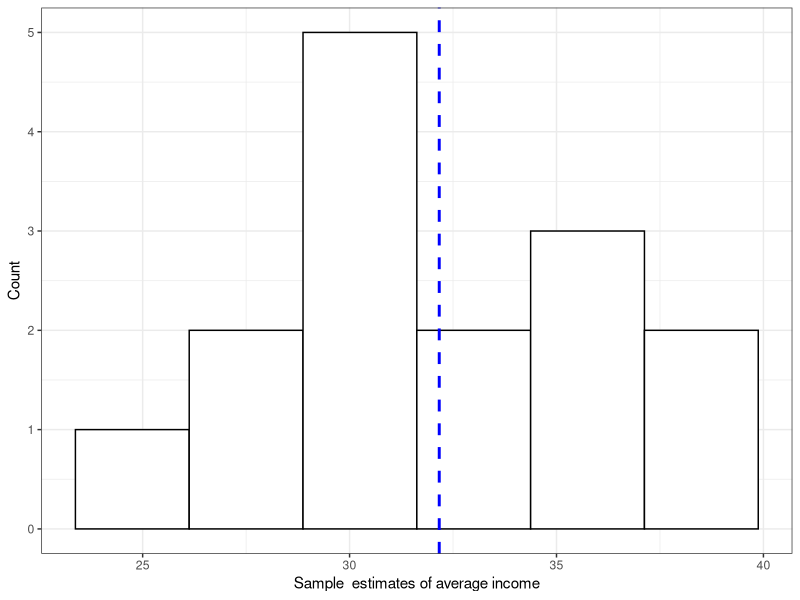
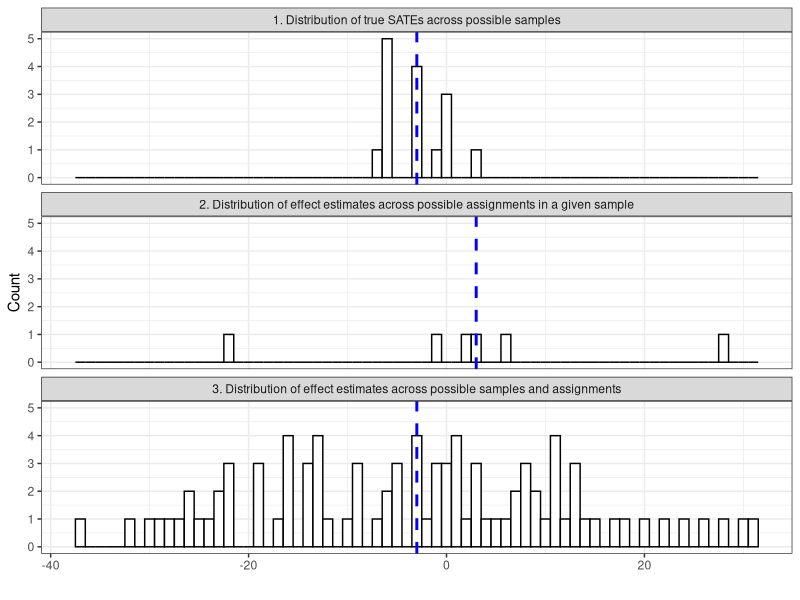

The R source for these figures, in order:
## ---- chunk 1

library(utils)
library(ggplot2)
library(dplyr)
library(reshape2)
library(knitr)
library(kableExtra)

## ---- chunk 2

# Population units
id <- c("A","B","C","D","E","F")
# Population incomes
income <- c(25,18,33, 22,50, 45)
# Table
data <- data.frame(Income = income)
data <- t(data)
rownames(data) <- "Income (in 1000 USD)"
knitr::kable(data, col.names = id, row.names = T) %>%   
  kable_styling(full_width = F)

## ---- chunk 3

# Create sampling distribution
possible_samples <- combn(c(1:6), 4)

estimates <- sapply(1:ncol(possible_samples), function(x) mean(income[possible_samples[,x]]))

plot_data <- data.frame(estimates = estimates)

# Plot sampling distribution
ggplot(plot_data, aes(x = estimates)) + 
  geom_histogram(bins = 6, fill = "white", color = "black") + 
  theme_bw() + xlab("Sample  estimates of average income") + 
  ylab("Count") +
  geom_vline(aes(xintercept=mean(estimates)),
            color="blue", linetype="dashed", size=1)
## ---- chunk 4

# Unit-level effects
tau <- c(2, -10, -20, 2, 3, 5)

# Treated potential outcomes
income_1 <- income + tau

# Make table
table_data <- cbind(income,income_1, tau)
additional_row  <- c(round(mean(income),2), round(mean(income_1),2), mean(tau))
table_data <- rbind(table_data, additional_row)

rownames(table_data) <- c(id, "Average")
knitr::kable(table_data,
             row.names = T,
             col.names = c("Y0", "Y1", "Y1 - Y0")) %>%   
  kable_styling(full_width = F)


## ---- chunk 5

# Make complete data
complete_data <- data.frame(id = 1:6,
                            Y0 = income,
                            Y1 = income_1,
                            tau = tau)

# Possible samples and possible random assignment
possible_samples <- combn(c(1:6), 4)

possible_assignments <- combn(c(1:4), 2)

# Function to turn indices of treated units into treatment assignment vector
getZ <- function(x) {
  Z <- rep(0,4)
  Z[x] <- 1
  return(Z)
}

possible_assignments <- apply(possible_assignments,2, getZ)

# Function to get true SATE for a given sample
getSATE <- function(s, data){
  sample <- data %>%
    dplyr::filter(id %in% s)
  
  sate <- mean(sample$tau)
  return(sate)
}

# Getting sampling distribution of SATE
sampling_dist_SATE <- apply(possible_samples, 2, getSATE, data = complete_data)

sampling_dist_SATE <- data.frame(unit_id = rep(NA, length(sampling_dist_SATE)),
                                 sample = 1:length(sampling_dist_SATE),
                                 value = sampling_dist_SATE,
                                 label = "1. Distribution of true SATEs across possible samples")

# Function to get estimate of SATE for a given sample and random assinment
getSATE_hat <- function(Z, s, data){
  sample <- data %>%
    dplyr::filter(id %in% s)
  sate_hat <- mean(sample$Y1[Z == 1]) - mean(sample$Y0[Z == 0])
  return(sate_hat)
}

# Get sampling distribution across all possible samples and random assignments
result <- vector(mode="list", ncol(possible_samples))

for(i in 1:ncol(possible_samples)) {
  result[[i]] <- rep(NaN,ncol(possible_assignments))
  for(j in 1:ncol(possible_assignments)) {
    
    sate_hat <- getSATE_hat(Z = possible_assignments[,j],
                            s = possible_samples[, i],
                            data = complete_data)
    
    result[[i]][j] <- sate_hat
  }
}

plot_data <- result %>%
  do.call(cbind,.) %>%
  melt()

names(plot_data) <- c("unit_id", "sample", "value")

plot_data$label <- "3. Distribution of effect estimates across possible samples and assignments"

# Subset to one specific sample to create middle panel
specific_sample <- plot_data %>% filter(sample == 10)

specific_sample$label = "2. Distribution of effect estimates across possible assignments in a given sample"

# Combine all data that we need 
plot_data <- rbind(specific_sample, sampling_dist_SATE,plot_data)

# Create averages to plot as vertical line
data_summarized <- plot_data %>% group_by(label) %>% dplyr::summarize(mean_value = mean(value))

# Order factor levels as desired
plot_data$label <- factor(plot_data$label, levels = c("1. Distribution of true SATEs across possible samples",
                                                      "2. Distribution of effect estimates across possible assignments in a given sample",
                                                      "3. Distribution of effect estimates across possible samples and assignments"))

data_summarized$label <- factor(data_summarized$label, levels = c("1. Distribution of true SATEs across possible samples",
                                                                  "2. Distribution of effect estimates across possible assignments in a given sample",
                                                                  "3. Distribution of effect estimates across possible samples and assignments"))

# Make plot
ggplot(plot_data, aes(x = value)) + 
  geom_histogram(binwidth = 1, fill = "white", color = "black") + 
  theme_bw() + xlab("") + 
  ylab("Count") +
  facet_wrap(.~label, ncol = 1)+
  geom_vline(data = data_summarized, aes(xintercept=mean_value),
             color="blue", linetype="dashed", size=1) 
